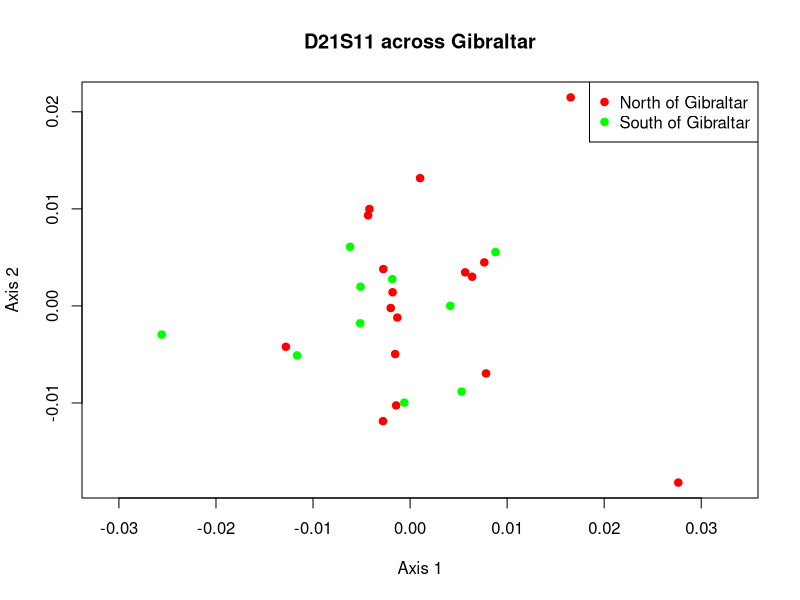

This figure's R source:

# read input into R data frame
reynolds_frame <- read.table(file="locus_D21S11.mat",fill=TRUE,header=TRUE)

# make distance matrix and change into R dist object 
reynolds_matrix <- as.matrix(reynolds_frame)
reynolds_dist <- as.dist(reynolds_matrix)

# define colors to identify regions
region_colors <- rep("green",times=nrow(reynolds_frame))
region_colors[grep("Spain",colnames(reynolds_frame))] <- "red"

# required R library for this MDS
require(vegan)

# run the MDS
D21S11_MDS <- metaMDS(reynolds_dist)

# open PNG device to output graphic in PNG format
png(file="D21S11_MDS_plot.png")

# create the plot
plot(D21S11_MDS,type="n",xlab="Axis 1", ylab="Axis 2", main="D21S11 across Gibraltar")

# add the points
points(D21S11_MDS,pch=19,col=region_colors)

# add a legend
legend("topright", legend=c("North of Gibraltar", "South of Gibraltar"), pch=19, col=c("red", "green"))

# close the PNG device
dev.off()
